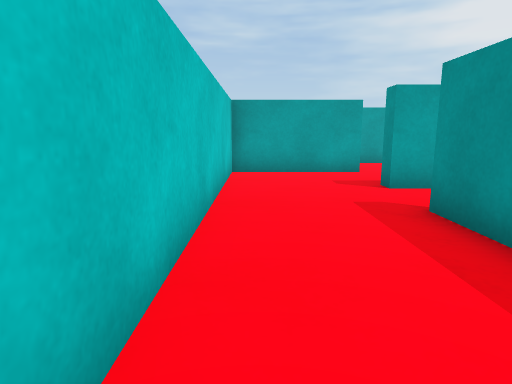
[1] (above)

23 first-person views from a walk through a Unity game level. The camera is 0.56 m above the floor, tilts 10° down and sees 75° across. The floor is counted in squares, 0.5 m on a side. Each view is taken from the middle of a square. On the plan, view 1 faces up. The plan holds only what a view shows up to about 13 squares ahead; the rest is blank. The place goes on beyond the plan. The player character is not drawn. Some animated figures are not drawn.

[2]
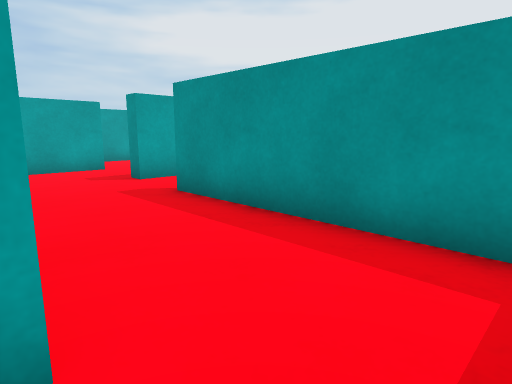

[3]
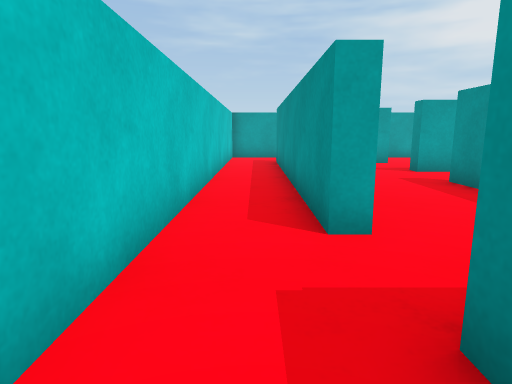

[4]
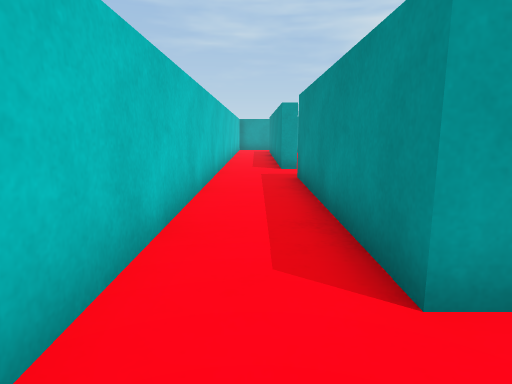

[5]
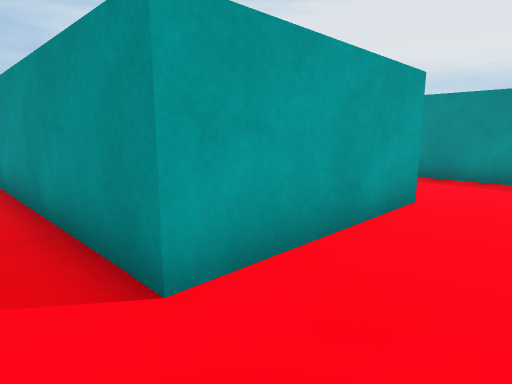

[6]
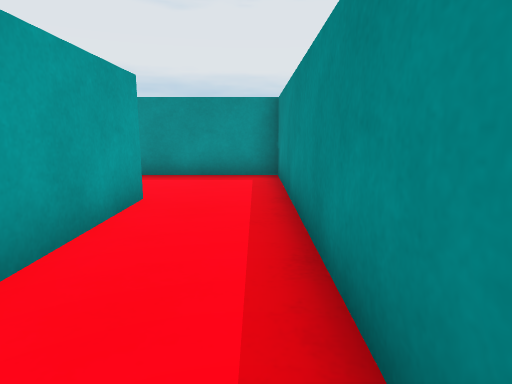

[7]
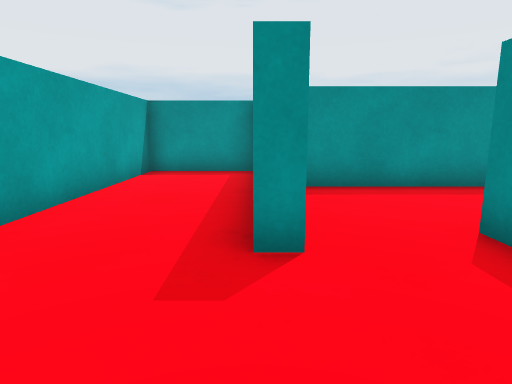

[8]
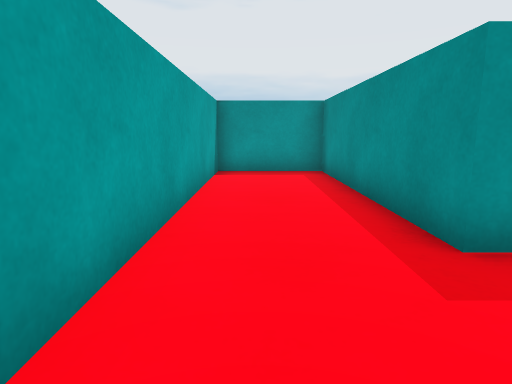

[9]
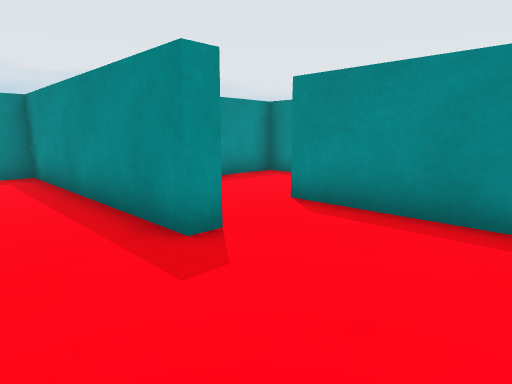

[10]
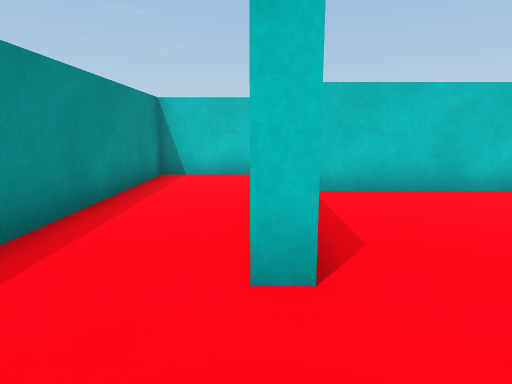

[11]
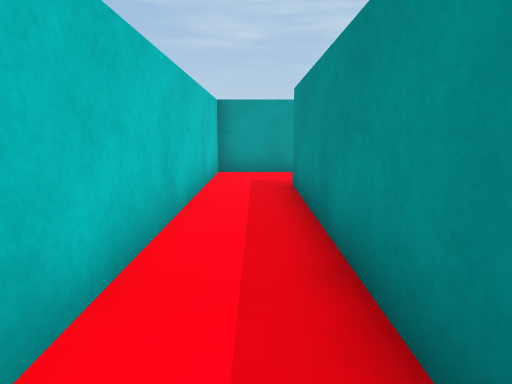

[12]
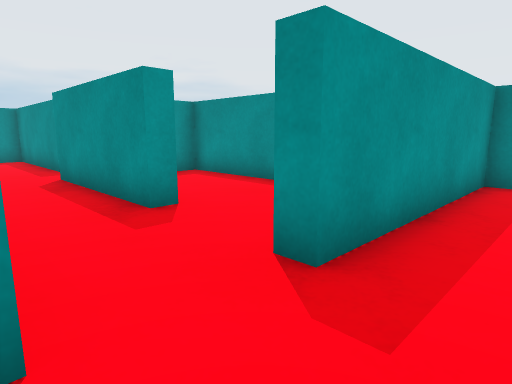

[13]
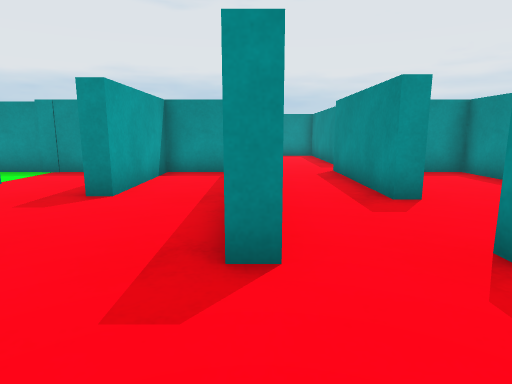

[14]
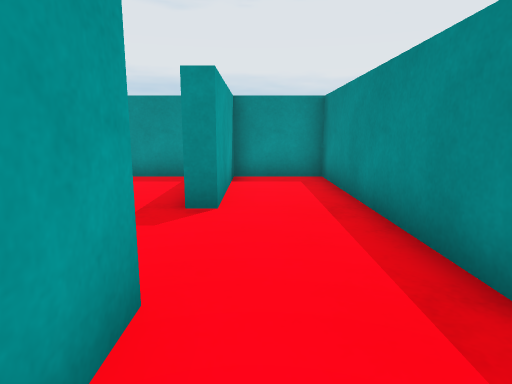

[15]
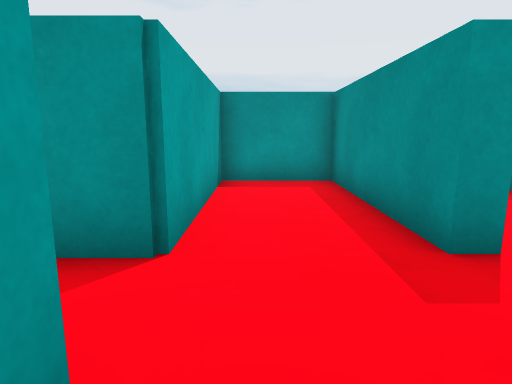

[16]
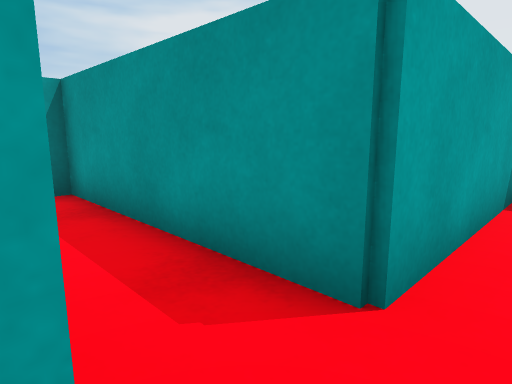

[17]
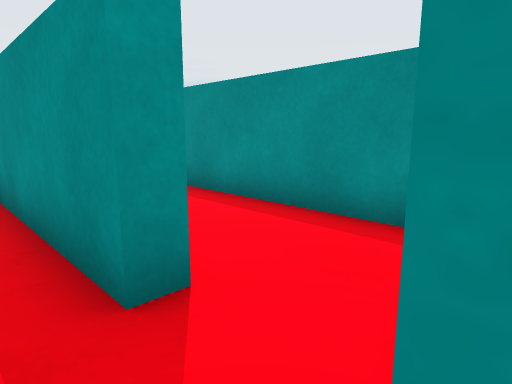

[18]
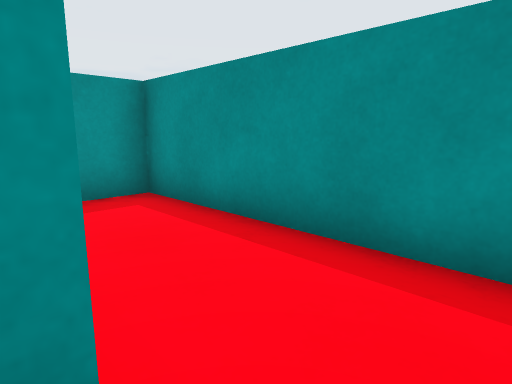

[19]
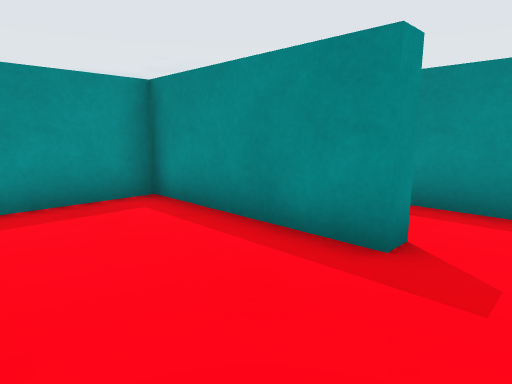

[20]
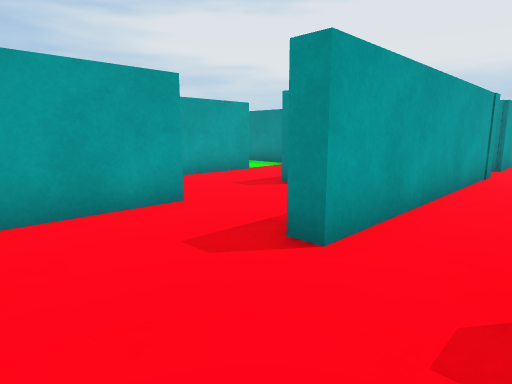

[21]
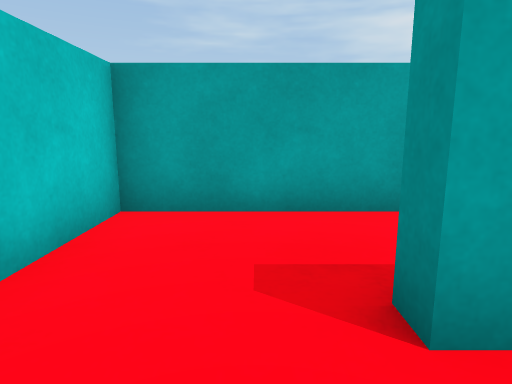

[22]
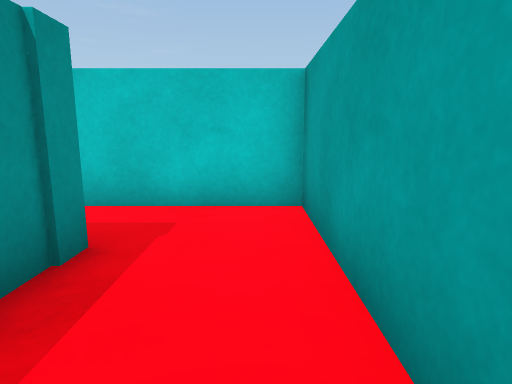

[23]
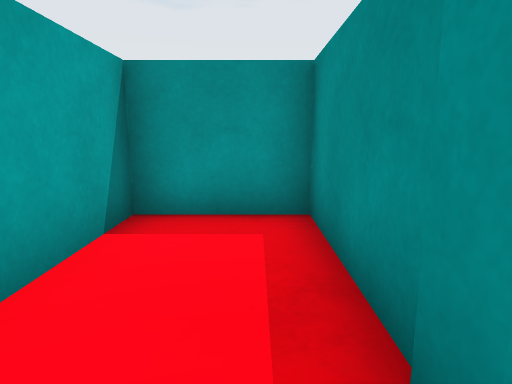

### Floor plan
Points are (right, up) in squares from view 1. A wall is a line through its corners. A room is listed if a view was taken in it or the views show most of it. See-through windows are left out.
Room 1 (views 1, 2, 12, 13, 14, 20)
walls: (2.7, 6.8) (2.7, 7.4); (2, -1.4) (2.5, -1.4) (2.5, 4.6) (3.1, 4.6); (3.1, 9.8) (-0.7, 9.8) (-0.7, 0.6) (-1.2, 0.6)
ways out: opening at (-1, -0.5) to room 2; opening at (3, 5.5) to room 3; opening at (3, 8.5) to room 5
Room 2 (views 3, 4, 5, 6, 7, 8, 9, 10, 11)
walls: (3, -5.5) (3, -5) (9.9, -5) (9.9, -1.9) (1.2, -1.9); (0.5, -7.6) (3.7, -7.6) (3.7, -8) (-0.9, -8) (-0.9, -1.4); (-0.4, -3) (-0.4, -6.9); (-1.2, 0.6) (-1.2, 10.3); (-3.1, 10.5) (-3.1, -10.6) (7, -10.6) (7, -6)
ways out: opening at (-1, -0.5) to room 1; opening at (-2, 11) to room 6
Room 3 (views 15, 16, 17, 18)
walls: (10.2, 6.8) (2.7, 6.8); (11.9, 3.6) (11.9, 4.2) (16.9, 4.2) (16.9, 6.8) (11.9, 6.8) (11.9, 12.7); (5.6, 4.6) (10.2, 4.6)
ways out: opening at (3, 5.5) to room 1; opening at (4.5, 4) to room 4; opening at (11, 4) to room 7
Room 4 (view 19)
walls: (5.6, 4.1) (5.6, 4.6); (5.3, 0.4) (5.3, 1) (9.7, 1) (9.7, 3.4)
ways out: opening at (4.5, 4) to room 3; opening at (4.5, 1)
Room 5 (view 21)
walls: (3.1, 7.3) (9.7, 7.3) (9.7, 9.6) (5.9, 9.6) (5.9, 10.1)
ways out: opening at (3, 8.5) to room 1; opening at (4.5, 10) to room 8
Room 6 (views 22, 23)
walls: (-1.2, 10.3) (2.5, 10.3) (2.5, 12.7) (-3.1, 12.7) (-3.1, 10.5)
ways out: opening at (-2, 11) to room 2
Room 7 (no view inside)
walls: (11.2, 1) (16.9, 1) (16.9, 2.2)
ways out: opening at (11, 4) to room 3
Room 8 (no view inside)
walls: (7.5, 12.7) (3, 12.7) (3, 10.4)
ways out: opening at (4.5, 10) to room 5; opening at (6.5, 11.5)

Where each view was taken, in squares from view 1:
view 1: 0 up, 0 right, facing up
view 2: 1 down, 1 left, facing up-right
view 3: 3 down, 2 left, facing up
view 4: 10 down, 2 left, facing up
view 5: 10 down, 2 left, facing up-right
view 6: 10 down, 2 left, facing right
view 7: 5 down, 0 right, facing right
view 8: 3 down, 0 right, facing right
view 9: 3 down, 0 right, facing down-right
view 10: 8 down, 6 right, facing left
view 11: 3 up, 2 left, facing up
view 12: 7 up, 1 right, facing down-right
view 13: 7 up, 0 right, facing right
view 14: 9 up, 1 right, facing right
view 15: 6 up, 9 right, facing right
view 16: 6 up, 10 right, facing up-right
view 17: 5 up, 10 right, facing down-right
view 18: 4 up, 11 right, facing down-right
view 19: 4 up, 4 right, facing down-right
view 20: 5 up, 0 right, facing up-right
view 21: 8 up, 5 right, facing up
view 22: 12 up, 2 right, facing left
view 23: 11 up, 2 left, facing right
